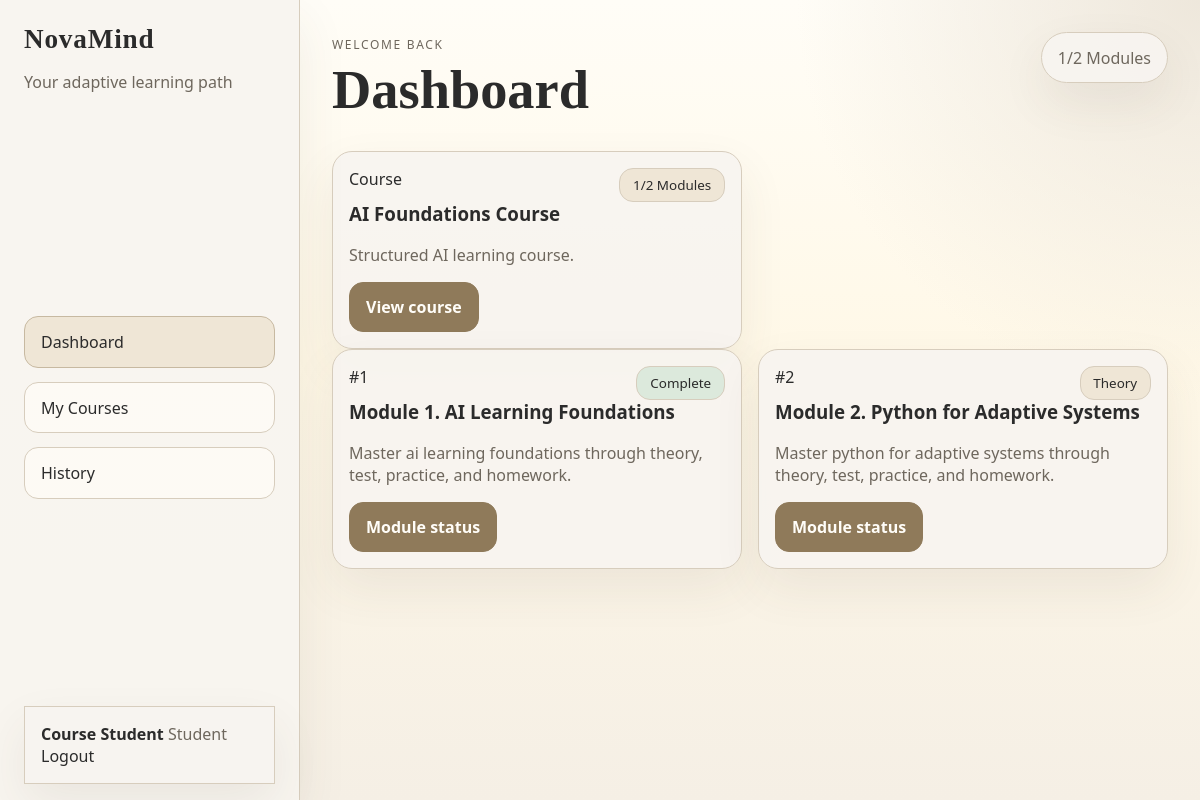
The app's page /dashboard (signed in) with its own data.
### tables this page shows
CREATE TABLE users (
            id INTEGER PRIMARY KEY AUTOINCREMENT,
            username TEXT UNIQUE NOT NULL,
            full_name TEXT NOT NULL,
            password_hash TEXT NOT NULL,
            role_id INTEGER NOT NULL,
            preferred_language TEXT DEFAULT 'en',
            created_at TEXT DEFAULT CURRENT_TIMESTAMP,
            FOREIGN KEY (role_id) REFERENCES roles(id)
        );

CREATE TABLE roles (
            id INTEGER PRIMARY KEY AUTOINCREMENT,
            name TEXT UNIQUE NOT NULL
        );

CREATE TABLE courses (
            id INTEGER PRIMARY KEY AUTOINCREMENT,
            title TEXT NOT NULL,
            description TEXT NOT NULL,
            teacher_id INTEGER NOT NULL,
            created_at TEXT DEFAULT CURRENT_TIMESTAMP,
            FOREIGN KEY (teacher_id) REFERENCES users(id)
        );

CREATE TABLE progress_tracking (
            id INTEGER PRIMARY KEY AUTOINCREMENT,
            user_id INTEGER NOT NULL,
            module_id INTEGER NOT NULL,
            theory_completed INTEGER DEFAULT 0,
            test_completed INTEGER DEFAULT 0,
            practice_completed INTEGER DEFAULT 0,
            homework_completed INTEGER DEFAULT 0,
            module_completed INTEGER DEFAULT 0,
            completed_at TEXT,
            UNIQUE (user_id, module_id),
            FOREIGN KEY (user_id) REFERENCES users(id),
            FOREIGN KEY (module_id) REFERENCES modules(id)
        );

CREATE TABLE modules (
            id INTEGER PRIMARY KEY,
            sort_order INTEGER NOT NULL,
            title_en TEXT NOT NULL,
            title_ru TEXT NOT NULL,
            title_kz TEXT NOT NULL,
            summary_en TEXT NOT NULL,
            summary_ru TEXT NOT NULL,
            summary_kz TEXT NOT NULL
        , course_id INTEGER);

### app.py (the view)
@app.route("/dashboard")
@login_required
def dashboard():
    modules = build_dashboard_modules(g.user["id"])
    progress_summary = {
        "completed_modules": sum(1 for item in modules if item["module_completed"]),
        "total_modules": len(modules),
    }
    enrolled_courses = []
    if g.user["role_name"] == "student":
        rows = get_db().execute(
            """
            SELECT courses.*, users.full_name AS teacher_name
            FROM enrollments
            JOIN courses ON courses.id = enrollments.course_id
            JOIN users ON users.id = courses.teacher_id
            WHERE enrollments.student_id = ?
            ORDER BY courses.created_at DESC
            """,
            (g.user["id"],),
        ).fetchall()
        for row in rows:
            snapshot = get_course_progress_snapshot(g.user["id"], row["id"])
            enrolled_courses.append({**dict(row), **snapshot})
    return render_template(
        "dashboard.html",
        modules=modules,
        progress_summary=progress_summary,
        enrolled_courses=enrolled_courses,
    )

### app.py (called while the page is built)
def get_db():
    if "db" not in g:
        g.db = sqlite3.connect(DATABASE_PATH)
        g.db.row_factory = sqlite3.Row
    return g.db

def t(key):
    lang = session.get("lang", "en")
    return TRANSLATIONS.get(lang, TRANSLATIONS["en"]).get(key, key)

def app_texts():
    keys = [
        "load_test",
        "submit_test",
        "score_label",
        "passed_message",
        "failed_message",
        "choose_file_first",
        "download",
        "no_files",
        "error_output",
        "test_locked_message",
    ]
    return {key: t(key) for key in keys}

def module_text(row, prefix):
    lang = session.get("lang", "en")
    return row[f"{prefix}_{lang}"]

def role_label(role_name):
    return {
        "student": t("student_role"),
        "teacher": t("teacher_role"),
        "admin": "Admin",
    }.get(role_name, role_name.title())

def login_required(view):
    @wraps(view)
    def wrapped(*args, **kwargs):
        if not g.user:
            return redirect(url_for("login"))
        return view(*args, **kwargs)
    return wrapped

@app.before_request
def load_logged_in_user():
    if session.get("lang") not in ALLOWED_LANGS:
        session["lang"] = detect_request_language()
    user_id = session.get("user_id")
    g.user = None
    if user_id:
        g.user = get_db().execute(
            """
            SELECT users.*, roles.name AS role_name
            FROM users JOIN roles ON roles.id = users.role_id
            WHERE users.id = ?
            """,
            (user_id,),
        ).fetchone()
        if not g.user:
            session.clear()
            return
        session["role_name"] = g.user["role_name"]
        if session.get("lang") not in ALLOWED_LANGS:
            session["lang"] = g.user["preferred_language"] or detect_request_language()

def ensure_progress_rows(user_id):
    db = get_db()
    for module_id in range(1, 16):
        db.execute(
            "INSERT OR IGNORE INTO progress_tracking(user_id, module_id) VALUES (?, ?)",
            (user_id, module_id),
        )
    db.commit()

def get_module_progress(user_id, module_id):
    ensure_progress_rows(user_id)
    progress = get_db().execute(
        "SELECT * FROM progress_tracking WHERE user_id = ? AND module_id = ?",
        (user_id, module_id),
    ).fetchone()
    return progress

def is_module_unlocked(user_id, module_id):
    if module_id == 1:
        return True
    previous = get_module_progress(user_id, module_id - 1)
    return bool(previous["module_completed"])

### templates/dashboard.html
{% extends "base.html" %}
{% block content %}
<section class="page-header">
    <div>
        <span class="eyebrow">{{ t('welcome') }}</span>
        <h1>{{ t('dashboard') }}</h1>
    </div>
    <div class="stat-pill">
        {{ progress_summary.completed_modules }}/{{ progress_summary.total_modules }} {{ t('modules') }}
    </div>
</section>
{% if g.user.role_name == 'student' %}
<section class="course-grid">
    {% if enrolled_courses %}
        {% for course in enrolled_courses %}
        <article class="module-card">
            <div class="module-topline">
                <span>{{ t('course') }}</span>
                <span class="status-badge active">{{ course.completed_modules }}/{{ course.total_modules }} {{ t('modules') }}</span>
            </div>
            <h3>{{ course.title }}</h3>
            <p>{{ course.description }}</p>
            <a class="primary-btn" href="{{ url_for('course_detail', course_id=course.id) }}">{{ t('view_course') }}</a>
        </article>
        {% endfor %}
    {% else %}
        <article class="lab-card">
            <h2>{{ t('my_courses') }}</h2>
            <p>{{ t('my_courses_subtitle') }}</p>
            <a class="primary-btn" href="{{ url_for('my_courses') }}">{{ t('available_courses') }}</a>
        </article>
    {% endif %}
</section>
{% endif %}
<section class="module-grid">
    {% for item in modules %}
    <article class="module-card {{ 'locked-card' if not item.unlocked else '' }}">
        <div class="module-topline">
            <span>#{{
                item.id
            }}</span>
            <span class="status-badge {{ 'complete' if item.module_completed else ('locked' if not item.unlocked else 'active') }}">
                {% if not item.unlocked %}{{ t('locked') }}
                {% elif item.module_completed %}{{ t('module_complete') }}
                {% else %}{{ item.status|title }}
                {% endif %}
            </span>
        </div>
        <h3>{{ item.title }}</h3>
        <p>{{ item.summary }}</p>
        {% if item.unlocked %}
        <a class="primary-btn" href="{{ url_for('module_view', module_id=item.id) }}">{{ t('module_status') }}</a>
        {% else %}
        <button class="primary-btn disabled-btn" disabled>{{ t('locked') }}</button>
        {% endif %}
    </article>
    {% endfor %}
</section>
{% endblock %}

### templates/base.html (shortened to what this page needs)
<!doctype html>
<html lang="{{ session.get('lang', 'en') }}">
<head>
    <link rel="stylesheet" href="{{ url_for('static', filename='css/styles.css') }}">
</head>
<body class="{% if g.user %}app-body{% else %}auth-body{% endif %}">
    <div class="app-shell">
        {% if g.user %}
        <aside class="sidebar">
            <div class="sidebar-inner">
                <div>
                    <div class="brand">NovaMind</div>
                    <p class="brand-subtitle">{{ t('your_path') }}</p>
                </div>
                <nav class="nav-links">
                    <a href="{{ url_for('dashboard') }}" class="{{ 'active' if request.endpoint == 'dashboard' else '' }}">{{ t('dashboard') }}</a>
                    {% if g.user.role_name == 'student' %}
                    <a href="{{ url_for('my_courses') }}" class="{{ 'active' if request.endpoint in ['my_courses', 'course_detail'] else '' }}">{{ t('my_courses') }}</a>
                    {% endif %}
                    <a href="{{ url_for('history') }}" class="{{ 'active' if request.endpoint == 'history' else '' }}">{{ t('history') }}</a>
                </nav>
                <div class="user-box">
                    <strong>{{ g.user.full_name }}</strong>
                    <span>{{ role_label(g.user.role_name) }}</span>
                    <a href="{{ url_for('logout') }}">{{ t('logout') }}</a>
                </div>
            </div>
        </aside>
        {% endif %}
        <main class="main-content {% if not g.user %}auth-layout{% endif %}">
            <div class="content-shell {% if not g.user %}content-shell-auth{% endif %}">
                {% block content %}{% endblock %}
            </div>
        </main>
    </div>
</body>
</html>

### records on screen
users: user.full_name "Course Student"
roles: name "Student"
courses: t "Course", completed_modules "1", total_modules "2", t "Modules", title "AI Foundations Course", description "Structured AI learning course.", t "View course"
progress_tracking: id "1", t "Complete", title "Module 1. AI Learning Foundations", summary "Master ai learning foundations through theory, test, practice, and homework.", t "Module status"
progress_tracking: id "2", status "Theory", title "Module 2. Python for Adaptive Systems", summary "Master python for adaptive systems through theory, test, practice, and homework.", t "Module status"

### other values on screen
{{ t('your_path') }} "Your adaptive learning path"
{{ t('dashboard') }} "Dashboard"
{{ t('my_courses') }} "My Courses"
{{ t('history') }} "History"
{{ t('logout') }} "Logout"
{{ t('welcome') }} "WELCOME BACK"
{{ progress_summary.completed_modules }} "1"
{{ progress_summary.total_modules }} "2"
{{ t('modules') }} "Modules"
